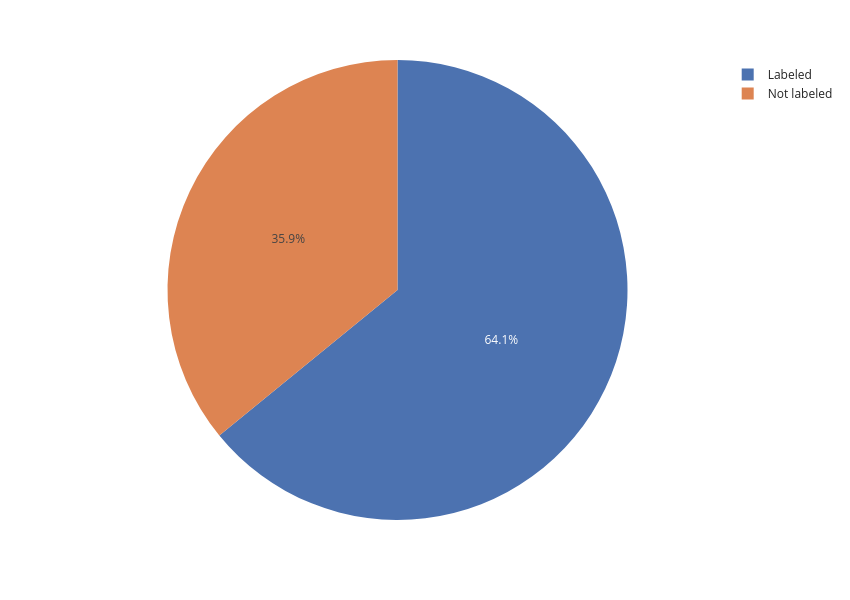

Here is the notebook cell this chart was saved with:
### Code cell
# classified Vs Not classified
px.pie(
    names = ['Labeled', 'Not labeled'],
    values = data['labels'].apply(lambda x : len(x) > 0).value_counts(),
    width = 850,
    height = 600
)

### Figure 1 — Plotly figure (JSON) as saved in the notebook; plotly's stock layout.template omitted (floating-point values rounded to 4 significant figures)
{"data": [{"domain": {"x": [0, 1], "y": [0, 1]}, "hovertemplate": "label=%{label}<br>value=%{value}<extra></extra>", "labels": ["Labeled", "Not labeled"], "legendgroup": "", "name": "", "showlegend": true, "type": "pie", "values": [75, 42]}], "layout": {"height": 600, "legend": {"tracegroupgap": 0}, "margin": {"t": 60}, "width": 850}}
